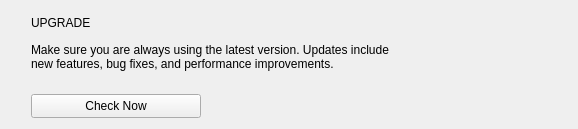
      <widget class="QWidget" name="page_2">
       <layout class="QGridLayout" name="gridLayout_2">
        <item row="0" column="0">
         <layout class="QHBoxLayout" name="horizontalLayout_5">
          <item>
           <layout class="QVBoxLayout" name="verticalLayout_2">
            <property name="leftMargin">
             <number>20</number>
            </property>
            <item>
             <widget class="QLabel" name="lbl_upgrade_header">
              <property name="minimumSize">
               <size>
                <width>380</width>
                <height>24</height>
               </size>
              </property>
              <property name="maximumSize">
               <size>
                <width>150</width>
                <height>24</height>
               </size>
              </property>
              <property name="text">
               <string>UPGRADE</string>
              </property>
             </widget>
            </item>
            <item>
             <widget class="QLabel" name="lbl_upgrade_message">
              <property name="minimumSize">
               <size>
                <width>380</width>
                <height>32</height>
               </size>
              </property>
              <property name="maximumSize">
               <size>
                <width>340</width>
                <height>32</height>
               </size>
              </property>
              <property name="text">
               <string>Make sure you are always using the latest version. Updates include new features, bug fixes, and performance improvements.</string>
              </property>
              <property name="wordWrap">
               <bool>true</bool>
              </property>
             </widget>
            </item>
            <item>
             <spacer name="verticalSpacer_2">
              <property name="orientation">
               <enum>Qt::Vertical</enum>
              </property>
              <property name="sizeType">
               <enum>QSizePolicy::Fixed</enum>
              </property>
              <property name="sizeHint" stdset="0">
               <size>
                <width>20</width>
                <height>15</height>
               </size>
              </property>
             </spacer>
            </item>
            <item>
             <layout class="QHBoxLayout" name="horizontalLayout_6">
              <item>
               <widget class="QPushButton" name="btn_go_version">
                <property name="minimumSize">
                 <size>
                  <width>170</width>
                  <height>24</height>
                 </size>
                </property>
                <property name="maximumSize">
                 <size>
                  <width>170</width>
                  <height>24</height>
                 </size>
                </property>
                <property name="text">
                 <string>Check Now</string>
                </property>
               </widget>
              </item>
              <item>
               <spacer name="horizontalSpacer_8">
                <property name="orientation">
                 <enum>Qt::Horizontal</enum>
                </property>
                <property name="sizeHint" stdset="0">
                 <size>
                  <width>40</width>
                  <height>20</height>
                 </size>
                </property>
               </spacer>
              </item>
             </layout>
            </item>
           </layout>
          </item>
          <item>
           <widget class="QLabel" name="lbl_update">
            <property name="minimumSize">
             <size>
              <width>150</width>
              <height>100</height>
             </size>
            </property>
            <property name="maximumSize">
             <size>
              <width>150</width>
              <height>100</height>
             </size>
            </property>
            <property name="text">
             <string/>
            </property>
            <property name="pixmap">
             <pixmap resource="../deneme.qrc">:/yeniÖnek/fifsot_icons/update_1.png</pixmap>
            </property>
            <property name="scaledContents">
             <bool>true</bool>
            </property>
           </widget>
          </item>
         </layout>
        </item>
       </layout>
      </widget>
